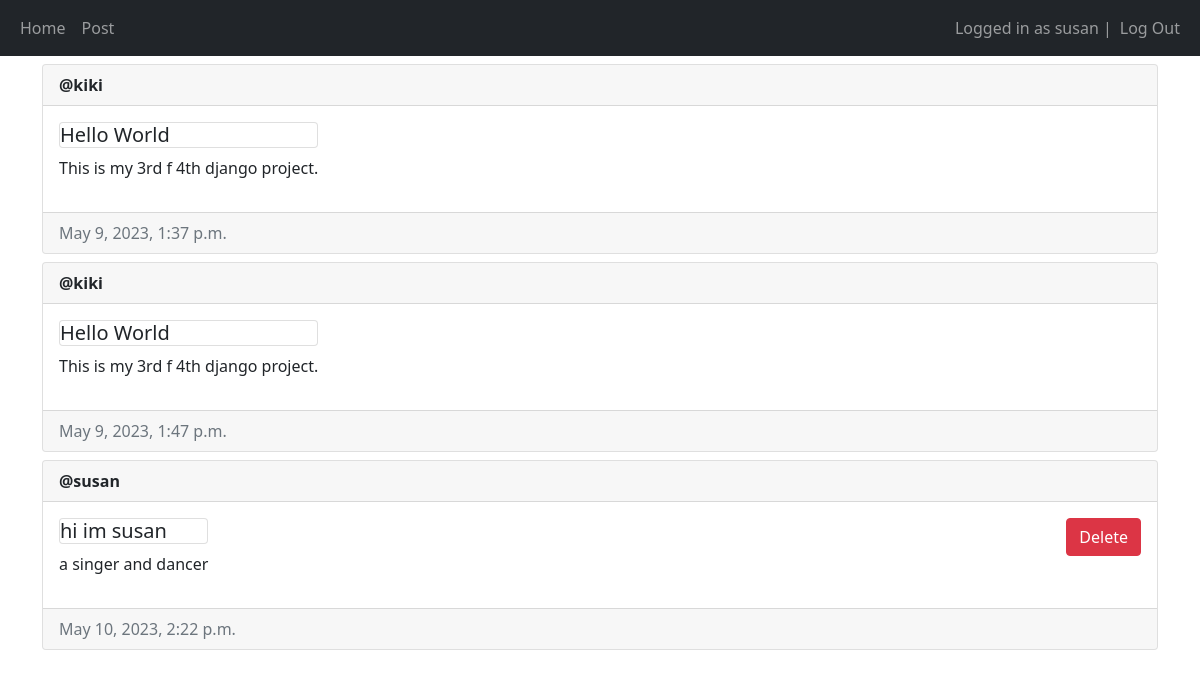
The page / (signed in) on the database its author committed.
### main/models.py (models this page shows, shortened)
class Post(models.Model):
    author = models.ForeignKey(User, on_delete=models.CASCADE)
    title = models.CharField(max_length=200)
    description = models.TextField()
    created_at = models.DateTimeField(auto_now_add=True)
    updated_at = models.DateTimeField(auto_now=True)

### main/views.py (the view, shortened to what this page needs)
# urls.py: path('', views.home, name='home'),
@login_required(login_url='/login')
@permission_required( "main.add_post" ,login_url='/login',raise_exception=True)
def home(request):
    posts = Post.objects.all()
    return render(request, 'main/home.html', {"posts": posts})

### main/templates/main/home.html (shortened to what this page needs)
{% extends 'main/base.html' %}
{% block content %}
{% for post in posts %}
<div class="card mt-2">
    <div class="card-header">
        <strong>@{{ post.author.username }}</strong>
    </div>
    <div class="card-body d-flex flex-row justify-content-between">
        <div>
            <h5 class="card">{{ post.title }}</h5>
            <p>{{ post.description }}</p>
        </div>
        <div>
            {% if request.user == post.author or perms.main.delete_post  %}
                <form method="post">
                    <button type="submit"
                    class="btn btn-danger"
                    name="post-id"
                    value="{{ post.id }}"
                    >Delete</button>
                </form>
            {% endif %}
        </div>
    </div>
    <div class="card-footer text-muted">
        {{ post.created_at }}
    </div>
</div>
{% empty %}
<p>No posts yet :(</p>
{% endfor  %}{% endblock %}

### main/templates/main/base.html (shortened to what this page needs)
<!DOCTYPE html>
<html lang="en">
<head>
    <link href="https://cdn.jsdelivr.net/npm/bootstrap@5.1.3/dist/css/bootstrap.min.css" rel="stylesheet">
</head>
<body>
    <nav class="navbar navbar-expand-lg navbar-dark bg-dark">
        <div class="container-fluid">
            <div>
                <ul class="navbar-nav">
                    <li>
                        <a class="nav-link"  href="/home">Home</a>
                    </li>
                    <li>
                        <a class="nav-link"  href="/create-post">Post</a>
                    </li>
                </ul>
            </div>
            <div>
                <ul class="navbar-nav">
                    {% if user.is_authenticated %}
                    <span class="navbar-text" >Logged in as {{ user.username }} | </span>
                    <li>
                        <a class="nav-link"  href="/logout">Log Out</a>
                    </li>
                    {% else %}
                    <li>
                        <a class="nav-link"  href="/login">Login</a>
                    </li>
                    {% endif %}
                </ul>
            </div>
        </div>
    </nav>
    <div class="container"> {% block content %} {% endblock %}</div>
</body>
</html>

### rows shown on the page
Post: author.username "kiki", title "Hello World", description "This is my 3rd f 4th django project.", created_at "May 9, 2023, 1:37 p.m."
Post: author.username "kiki", title "Hello World", description "This is my 3rd f 4th django project.", created_at "May 9, 2023, 1:47 p.m."
Post: author.username "susan", title "hi im susan", description "a singer and dancer", {{ post.id }} 5 (drawn), created_at "May 10, 2023, 2:22 p.m."

### other values the page prints
{{ user.username }} "susan"
